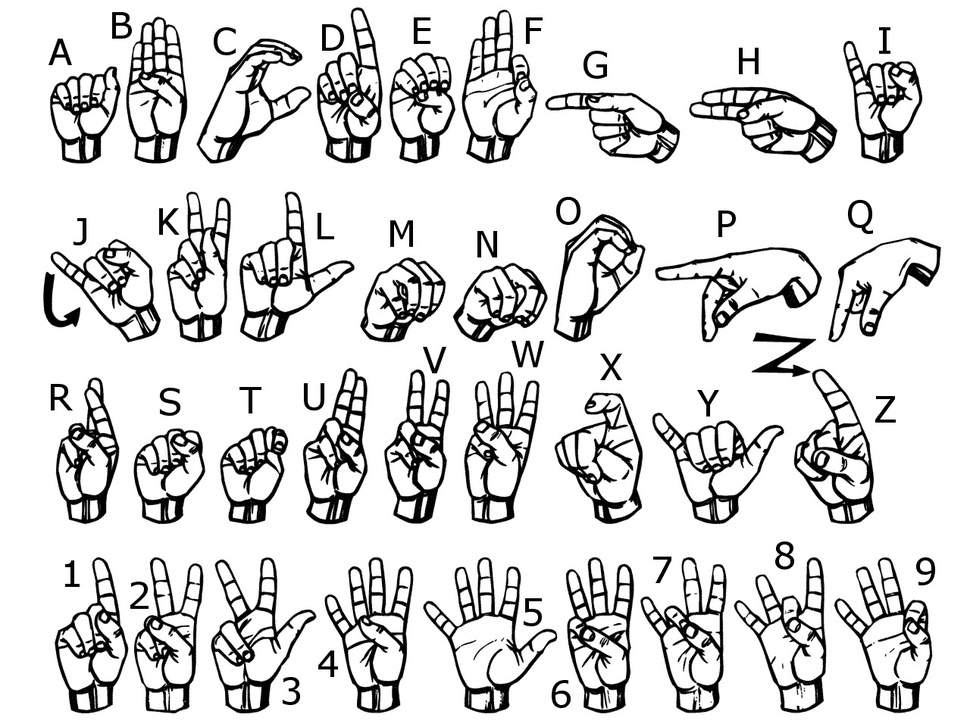
#> input picture Signs .jpg, 970 x 727 px, shrunk from 1280 x 960 before the run; its folder holds only this picture in this run
$ python -i image_processing.py   (imports and definitions only)
#> lines starting #> are read from the running program, lines starting #| are printed output that depends on the picture; after the words box and inside, x2 and y2 are one past the last pixel; in counts of white or black regions, pixels touching at a corner belong together
import numpy as np
import cv2
import os

minValue = 70

# [34 lines left out: functions process_image, process_images_in_folder, not called in this run]

# Specify the folder path containing the images
folder_path = r"E:\Hackathon Project\Smart Attendance System\data\train\E"
# Specify the output folder path (change or set to None as needed)
output_folder_path = r"import numpy as np"
import cv2
import os

minValue = 70

def process_image(image_path):
#> called with image_path = 'Signs .jpg'
    frame = cv2.imread(image_path)
#> frame is the input picture: shape (727, 970, 3); min 0, max 255, mean 217.5
    if frame is None:
        print(f"Error: Could not read the image {image_path}. Check the file path.")
        return None

    gray = cv2.cvtColor(frame, cv2.COLOR_BGR2GRAY)
    blur = cv2.GaussianBlur(gray, (5, 5), 2)
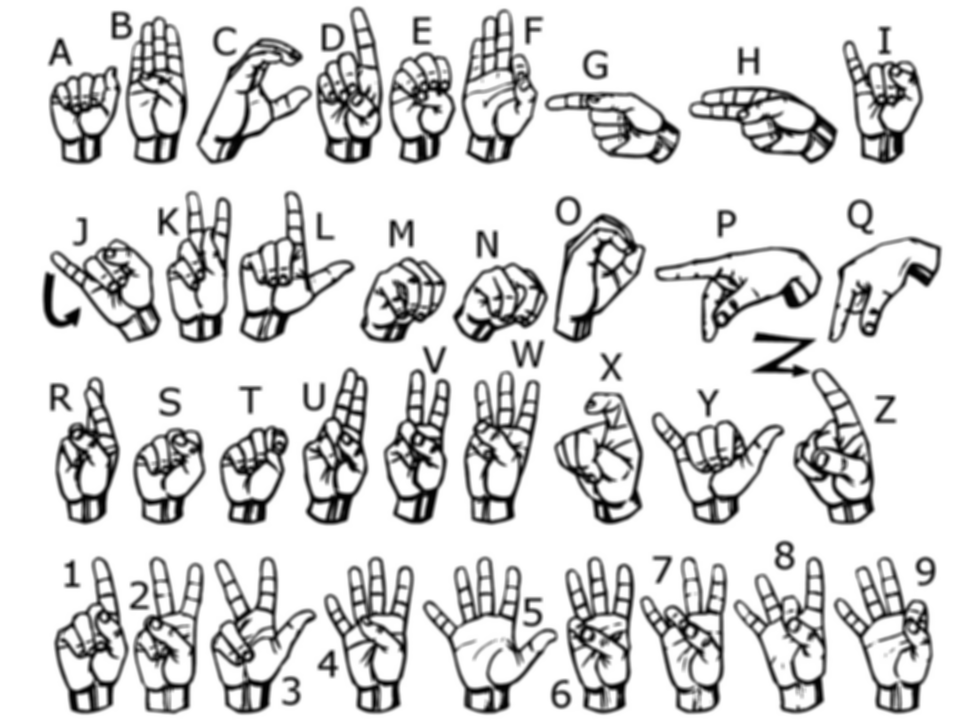
#> blur: shape (727, 970); min 1, max 255, mean 217.5

    th3 = cv2.adaptiveThreshold(blur, 255, cv2.ADAPTIVE_THRESH_GAUSSIAN_C, cv2.THRESH_BINARY_INV, 11, 2)
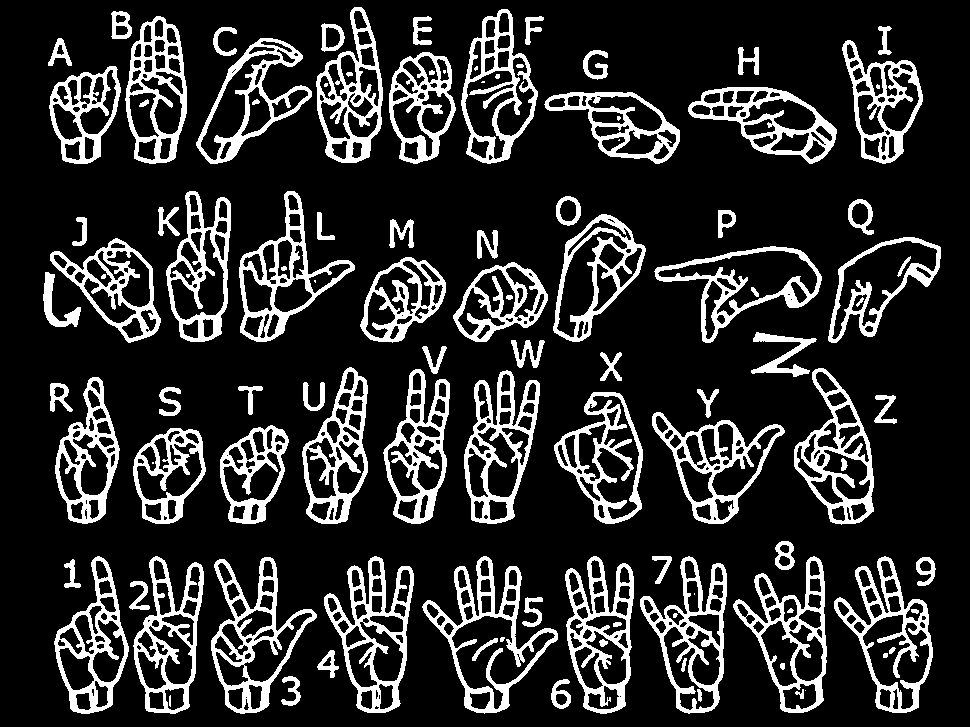
#> th3: shape (727, 970); 17.8% white; 110 white regions (12 under 20 px), largest, box (x1, y1, x2, y2) and area: (422, 556, 558, 714) 4190, (324, 556, 414, 713) 4115, (211, 557, 317, 714) 4011
    ret, res = cv2.threshold(th3, minValue, 255, cv2.THRESH_BINARY_INV + cv2.THRESH_OTSU)
#> ret = 0

    return res

# [20 lines left out: function process_images_in_folder, not called in this run]

# Specify the folder path containing the images
folder_path = r""
# Specify the output folder path (change or set to None as needed)
output_folder_path = r"D:\Sign languange project\data\Processed Image"

# [3 lines not run here, left out]

>>> result = process_image('Signs .jpg')
